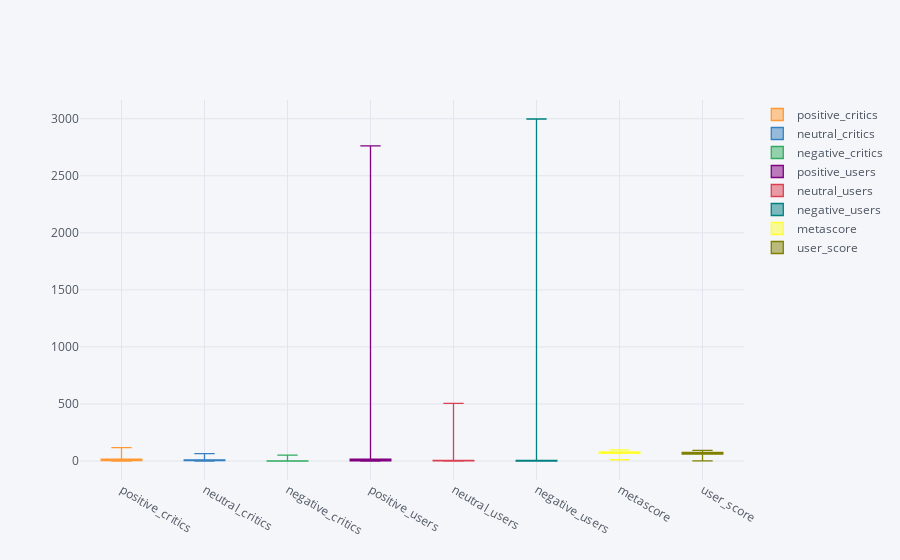

Notebook source saved alongside this figure:
### Markdown cell above
## graphs

### Code cell
thist(df)

### Figure 1 — Plotly figure (JSON) as saved in the notebook; plotly's stock layout.template omitted (floating-point values rounded to 4 significant figures; data arrays with more than 128 entries replaced by an {"elided": "..."} marker saying what was removed)
{"data": [{"boxpoints": false, "line": {"width": 1.3}, "marker": {"color": "rgba(255, 153, 51, 1.0)"}, "name": "positive_critics", "orientation": "v", "type": "box", "uid": "be64be23-7283-4eb9-be85-4662f2ab4f8e", "y": {"elided": "5699 int values"}}, {"boxpoints": false, "line": {"width": 1.3}, "marker": {"color": "rgba(55, 128, 191, 1.0)"}, "name": "neutral_critics", "orientation": "v", "type": "box", "uid": "7293f314-20c9-4499-a52c-501d0ab49559", "y": {"elided": "5699 int values"}}, {"boxpoints": false, "line": {"width": 1.3}, "marker": {"color": "rgba(50, 171, 96, 1.0)"}, "name": "negative_critics", "orientation": "v", "type": "box", "uid": "2fe6275b-1703-4a66-801e-499905d8051a", "y": {"elided": "5699 int values"}}, {"boxpoints": false, "line": {"width": 1.3}, "marker": {"color": "rgba(128, 0, 128, 1.0)"}, "name": "positive_users", "orientation": "v", "type": "box", "uid": "b43b272d-758e-465b-81d1-55a26ef97e07", "y": {"elided": "5699 int values"}}, {"boxpoints": false, "line": {"width": 1.3}, "marker": {"color": "rgba(219, 64, 82, 1.0)"}, "name": "neutral_users", "orientation": "v", "type": "box", "uid": "833678c5-3dd5-4939-83cf-834780e916e2", "y": {"elided": "5699 int values"}}, {"boxpoints": false, "line": {"width": 1.3}, "marker": {"color": "rgba(0, 128, 128, 1.0)"}, "name": "negative_users", "orientation": "v", "type": "box", "uid": "bec74803-3625-4c80-a7ff-4a51558f7ec0", "y": {"elided": "5699 int values"}}, {"boxpoints": false, "line": {"width": 1.3}, "marker": {"color": "rgba(255, 255, 51, 1.0)"}, "name": "metascore", "orientation": "v", "type": "box", "uid": "70570d67-79e6-4fb7-84ad-e5b8995fbb33", "y": {"elided": "5699 int values"}}, {"boxpoints": false, "line": {"width": 1.3}, "marker": {"color": "rgba(128, 128, 0, 1.0)"}, "name": "user_score", "orientation": "v", "type": "box", "uid": "a5df2c44-351b-4807-aa37-4a88da22f687", "y": {"elided": "5699 int values"}}], "layout": {"legend": {"bgcolor": "#F5F6F9", "font": {"color": "#4D5663"}}, "paper_bgcolor": "#F5F6F9", "plot_bgcolor": "#F5F6F9", "title": {"font": {"color": "#4D5663"}}, "xaxis": {"gridcolor": "#E1E5ED", "showgrid": true, "tickfont": {"color": "#4D5663"}, "title": {"font": {"color": "#4D5663"}, "text": ""}, "zerolinecolor": "#E1E5ED"}, "yaxis": {"gridcolor": "#E1E5ED", "showgrid": true, "tickfont": {"color": "#4D5663"}, "title": {"font": {"color": "#4D5663"}, "text": ""}, "zerolinecolor": "#E1E5ED"}}}
